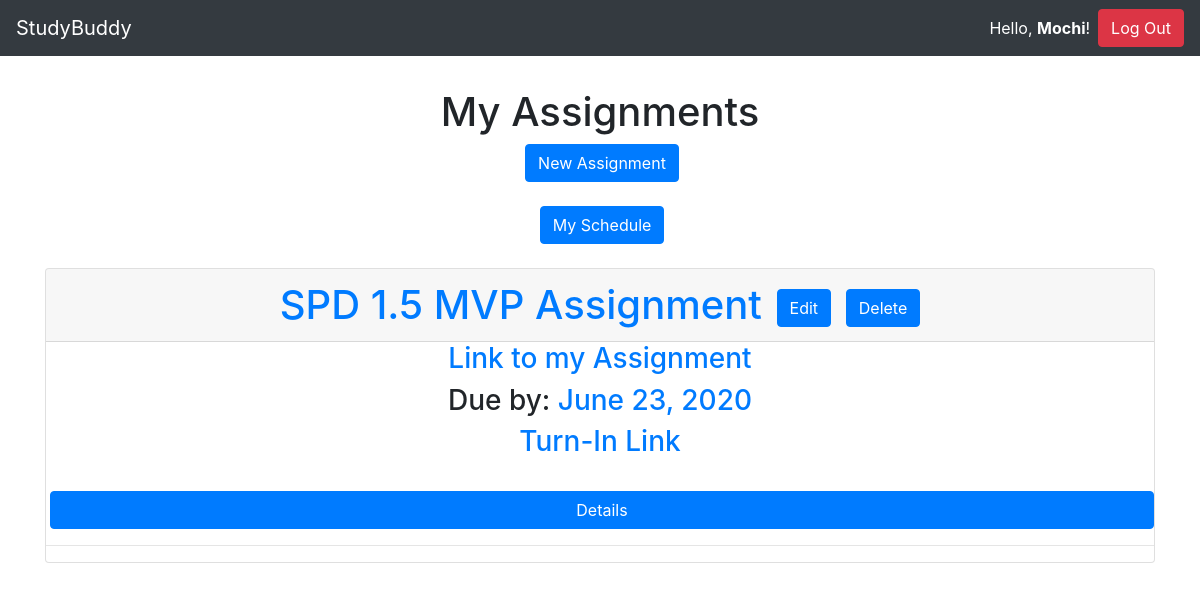
Page / (signed in) on the earlier database version.
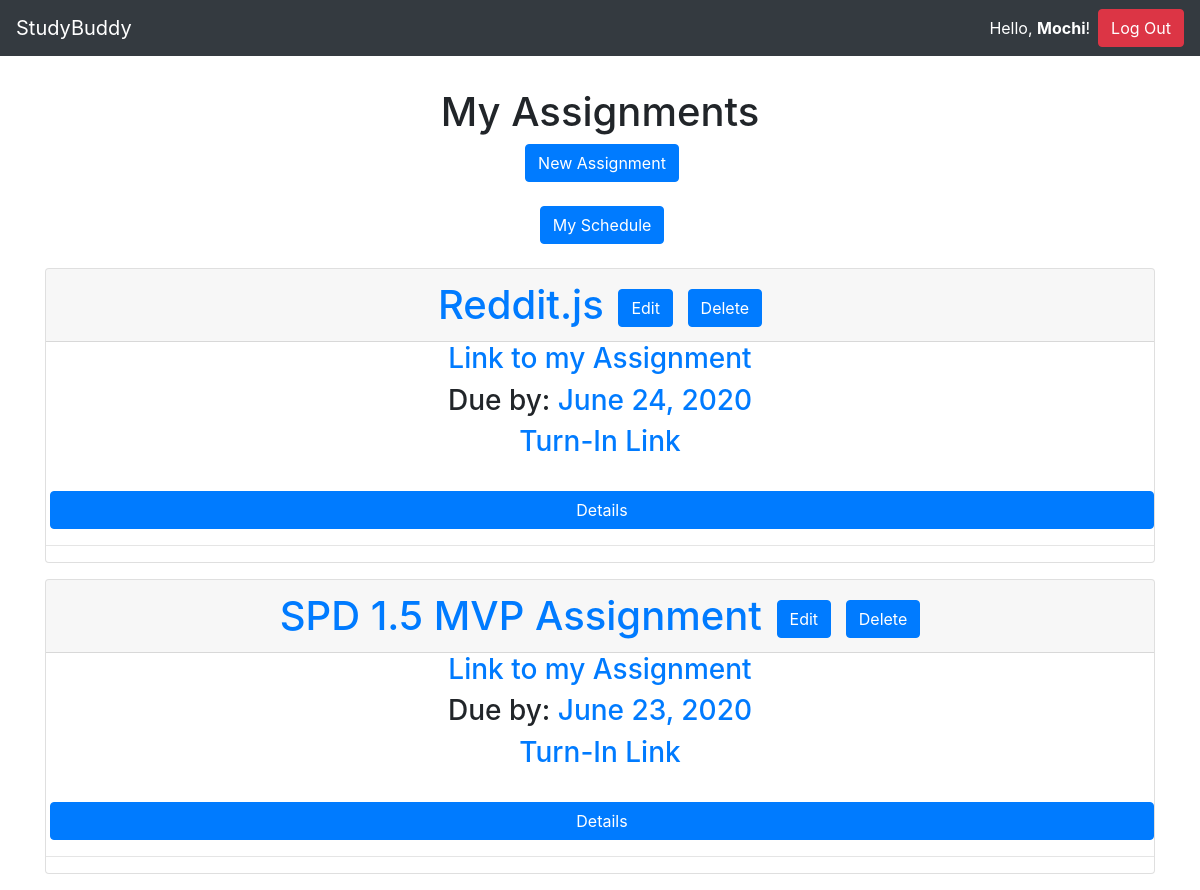
Same page on the later database version.
### assignments/models.py (models this page shows, shortened)
class Assignment(models.Model):
    assignment_name = models.CharField(max_length = 25)
    assignment_link = models.URLField(max_length=200)
    description = models.TextField(help_text="Write the description here.")
    due_date = models.DateField()
    dropbox = models.URLField(max_length = 200)
    slug = models.CharField(max_length=settings.ASSIGNMENT_TITLE_MAX_LENGTH, blank = True, editable = False,
    help_text = "Unique URL Path to access this page.")
    class Meta: #Plural vers of Assignments
        verbose_name_plural = 'Assignments'

### assignments/views.py (the view)
# urls.py: path('', views.index, name="home"),
def index(request):
    assignments_list = Assignment.objects.order_by('-due_date')[:5]
    context = {'assignments_list': assignments_list}
    return render(request, 'assignments/index.html', context)

### assignments/templates/assignments/index.html
{% extends 'base.html' %}
{% block content %}
{% if request.user.is_authenticated %}
{% if assignments_list %}
<center><h1>My Assignments</h1>
<a href="{% url 'new' %}" class="btn btn-primary ml-1">New Assignment</a><br><br>
<a href="{% url 'schedule' %}" class="btn btn-primary ml-1">My Schedule</a><br><br>
</center>
{% for assignment in assignments_list %}
{% include "partials/card.html" %}
{% endfor %}
{% else %}
<center>
<h1>No Assignments.</h1>
<a href="{% url 'new' %}" class="btn btn-primary ml-1">New Assignment</a><br><br>
</center>
{% endif %}
{% else %}
<center><h1>StudyBuddy</h1>
<h2>Log In/Sign Up to Begin!</h2>
</center>
{% endif %}
{% endblock %}

### assignments/templates/partials/card.html
<div class = "card mb-3">
  <center>
  <h1 class = "card-header"><a href = "{{ assignment.assignment_link }}">{{ assignment.assignment_name }}</a> <a href="{% url 'edit-assignment' assignment.slug %}" class="btn btn-primary ml-1">Edit</a> <a href="{% url 'delete-assignment' assignment.slug %}" class="btn btn-primary ml-1">Delete</a></h1>
  <h3><a href ="{{ assignment.assignment_link }}">Link to my Assignment</a></h3>
  <h3>Due by: <a href = "{{ assignment.dropbox }}">{{ assignment.due_date }}</h3>
    <h3><a href = "{{ assignment.dropbox }}">Turn-In Link</a></h3><br>
    </center>
    <a href="{% url 'assignment-details-page' assignment.slug %}" class="btn btn-primary ml-1">Details</a><hr>
    </div>

Differences in the rows shown:
added Assignment: assignment_name "Reddit.js", due_date "June 24, 2020"
